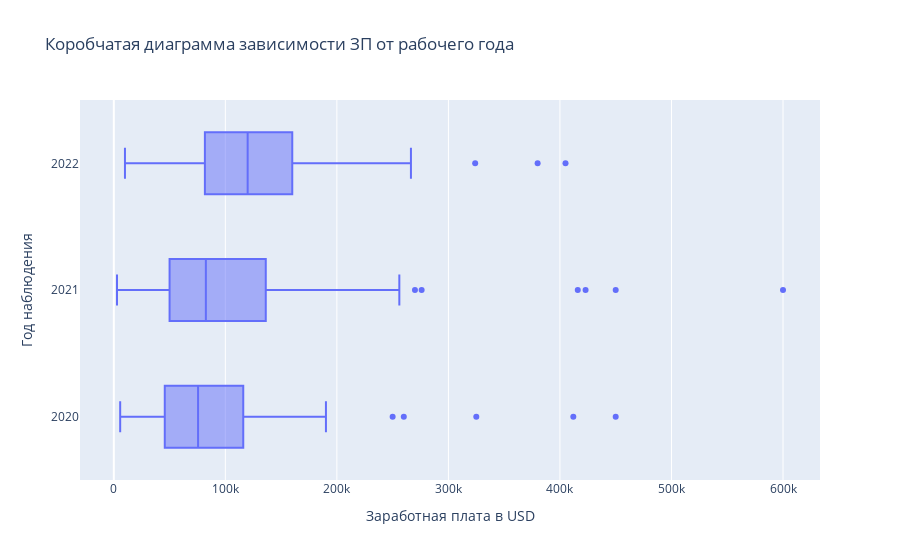

The notebook cell this image was saved under:
### Markdown cell above
Для начала рассмотрим зависимость заработной платы от года.

### Code cell
# Весь рынок исходя из предоставленных данных
fig1 = px.box(
    data_frame=salaries_data,
    x = 'salary_in_usd',
    y = 'work_year',
    title='Коробчатая диаграмма зависимости ЗП от рабочего года',
    labels={'work_year':'Год наблюдения',
            'salary_in_usd':'Заработная плата в USD'}
)

fig1

### Figure 1 — Plotly figure (JSON) as saved in the notebook; plotly's stock layout.template omitted (floating-point values rounded to 4 significant figures; data arrays with more than 128 entries replaced by an {"elided": "..."} marker saying what was removed)
{"data": [{"alignmentgroup": "True", "hovertemplate": "Заработная плата в USD=%{x}<br>Год наблюдения=%{y}<extra></extra>", "legendgroup": "", "marker": {"color": "#636efa"}, "name": "", "notched": false, "offsetgroup": "", "orientation": "h", "showlegend": false, "type": "box", "x": {"elided": "607 int values"}, "x0": " ", "xaxis": "x", "y": {"elided": "607 int values"}, "y0": " ", "yaxis": "y"}], "layout": {"boxmode": "group", "legend": {"tracegroupgap": 0}, "title": {"text": "Коробчатая диаграмма зависимости ЗП от рабочего года"}, "xaxis": {"anchor": "y", "domain": [0, 1], "title": {"text": "Заработная плата в USD"}}, "yaxis": {"anchor": "x", "domain": [0, 1], "title": {"text": "Год наблюдения"}}}}
